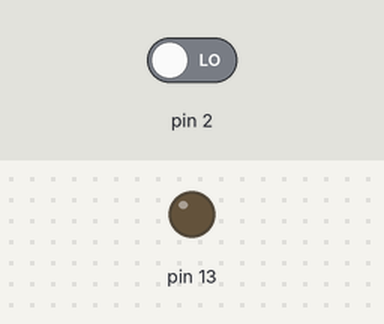
Simulated run of this sketch. Board: Arduino Uno, built with avr-gcc and run on an emulated ATmega328P. Shown: output pins drawn as LEDs (lit = HIGH). The test bench sets the inputs (shaded band); at power-on: pin 2 LOW.

Above: at 1.2 s.
1.3 s: pin 2 driven HIGH
At 2.3 s:
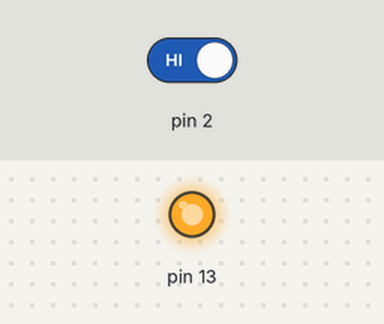
2.8 s: pin 2 driven LOW
At 3.4 s:
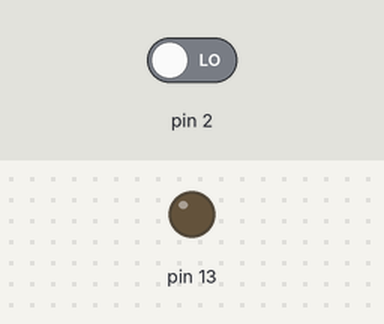
Timing chart, 0 to 5.8 s (numbered marks = the images above; inputs shaded):
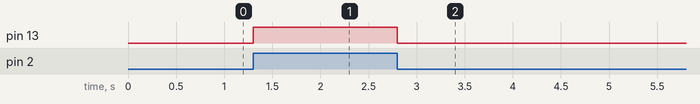

The sketch:

push_button.ino
```cpp
int br=0;
void setup() {
  // put your setup code here, to run once:
  pinMode(2,INPUT);
  pinMode(13,OUTPUT);
}

void loop() {
  // put your main code here, to run repeatedly:
  br=digitalRead(2);
  if(br==HIGH)
  {
    digitalWrite(13,HIGH);
  }
  else
  {
    digitalWrite(13,LOW);
  }
}
```

Measured:
- after the input at 1.3 s, pin 13: LOW → HIGH at once
- after the input at 2.8 s, pin 13: HIGH → LOW at once
